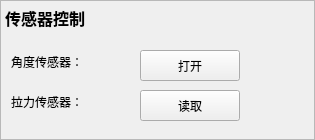
     <widget class="QFrame" name="frame_11">
      <property name="geometry">
       <rect>
        <x>318</x>
        <y>2</y>
        <width>315</width>
        <height>140</height>
       </rect>
      </property>
      <property name="frameShape">
       <enum>QFrame::Shape::StyledPanel</enum>
      </property>
      <property name="frameShadow">
       <enum>QFrame::Shadow::Raised</enum>
      </property>
      <widget class="QPushButton" name="forceRead_pushButton">
       <property name="geometry">
        <rect>
         <x>140</x>
         <y>90</y>
         <width>100</width>
         <height>31</height>
        </rect>
       </property>
       <property name="minimumSize">
        <size>
         <width>0</width>
         <height>30</height>
        </size>
       </property>
       <property name="text">
        <string>读取</string>
       </property>
       <property name="checkable">
        <bool>true</bool>
       </property>
      </widget>
      <widget class="QLabel" name="label_114">
       <property name="geometry">
        <rect>
         <x>5</x>
         <y>5</y>
         <width>101</width>
         <height>25</height>
        </rect>
       </property>
       <property name="font">
        <font>
         <pointsize>12</pointsize>
         <bold>true</bold>
        </font>
       </property>
       <property name="text">
        <string>传感器控制</string>
       </property>
       <property name="alignment">
        <set>Qt::AlignmentFlag::AlignLeading|Qt::AlignmentFlag::AlignLeft|Qt::AlignmentFlag::AlignVCenter</set>
       </property>
      </widget>
      <widget class="QLabel" name="label_36">
       <property name="geometry">
        <rect>
         <x>11</x>
         <y>50</y>
         <width>90</width>
         <height>23</height>
        </rect>
       </property>
       <property name="text">
        <string>角度传感器：</string>
       </property>
       <property name="alignment">
        <set>Qt::AlignmentFlag::AlignLeading|Qt::AlignmentFlag::AlignLeft|Qt::AlignmentFlag::AlignVCenter</set>
       </property>
      </widget>
      <widget class="QLabel" name="label_37">
       <property name="geometry">
        <rect>
         <x>11</x>
         <y>90</y>
         <width>90</width>
         <height>23</height>
        </rect>
       </property>
       <property name="text">
        <string>拉力传感器：</string>
       </property>
       <property name="alignment">
        <set>Qt::AlignmentFlag::AlignLeading|Qt::AlignmentFlag::AlignLeft|Qt::AlignmentFlag::AlignVCenter</set>
       </property>
      </widget>
      <widget class="QPushButton" name="Record_Angle_Open_pushButton">
       <property name="geometry">
        <rect>
         <x>140</x>
         <y>50</y>
         <width>100</width>
         <height>31</height>
        </rect>
       </property>
       <property name="sizePolicy">
        <sizepolicy hsizetype="Minimum" vsizetype="Maximum">
         <horstretch>0</horstretch>
         <verstretch>0</verstretch>
        </sizepolicy>
       </property>
       <property name="minimumSize">
        <size>
         <width>0</width>
         <height>30</height>
        </size>
       </property>
       <property name="text">
        <string>打开</string>
       </property>
       <property name="checkable">
        <bool>true</bool>
       </property>
      </widget>
     </widget>
